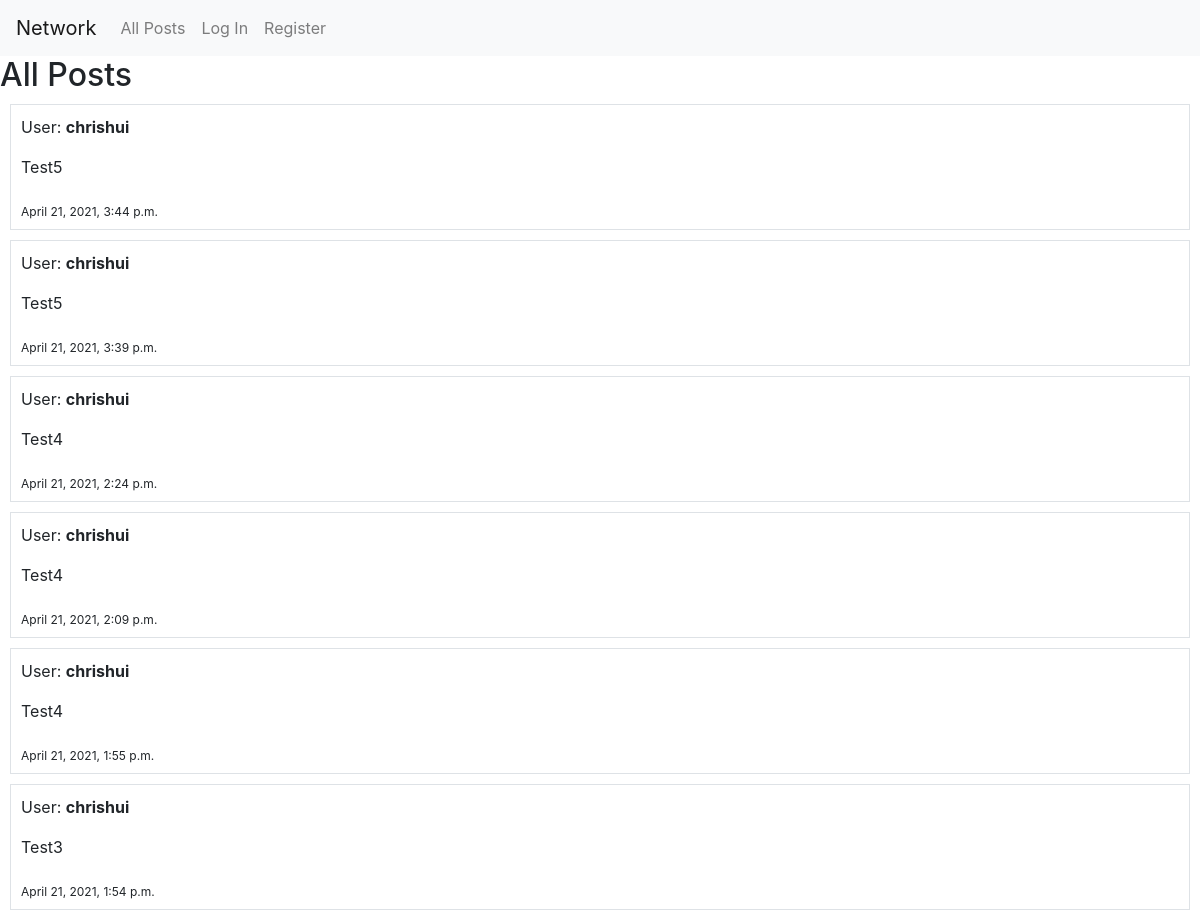
The app's page / (upper part), older data.
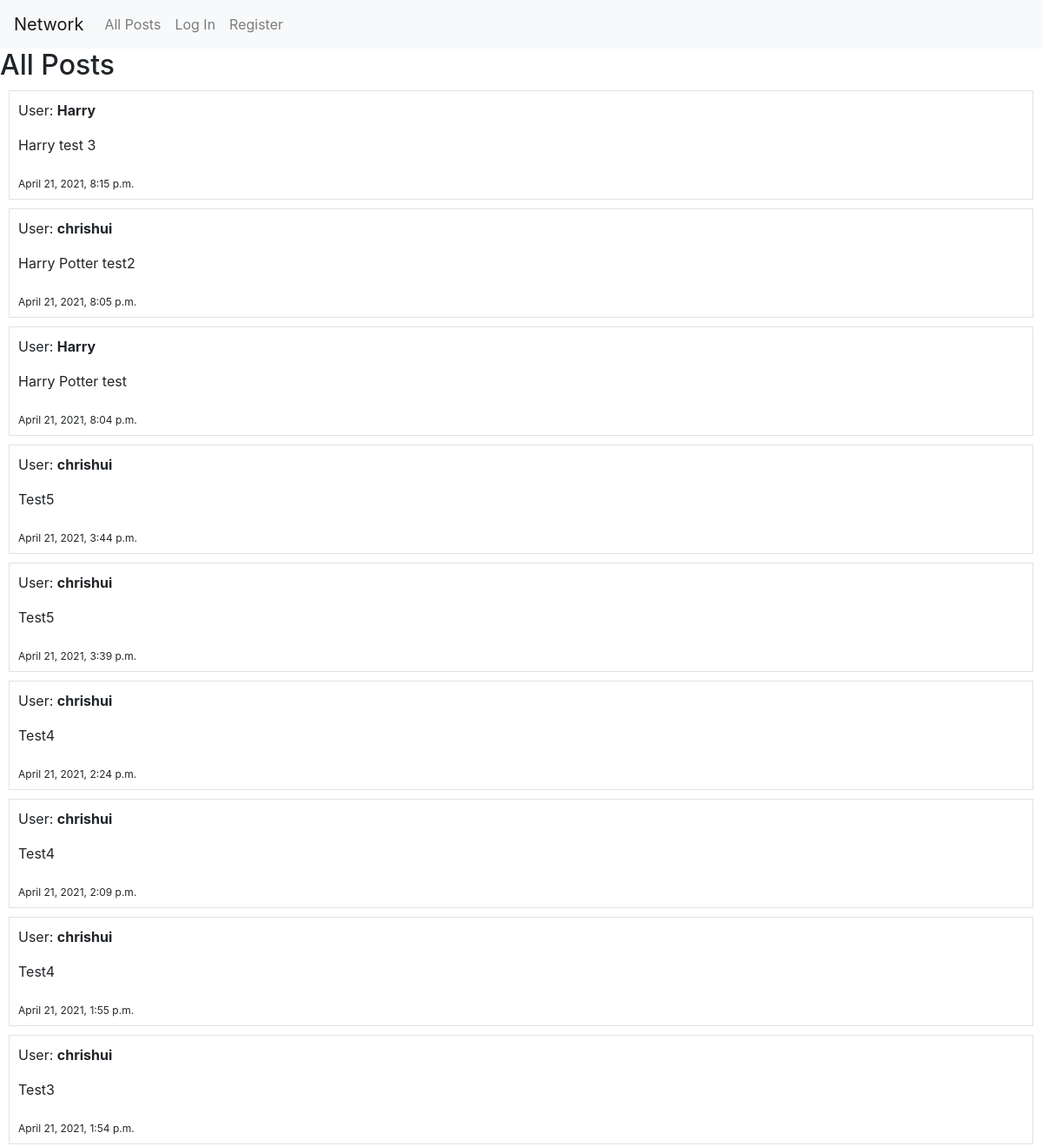
The same page, newer data.
### network/models.py (models this page shows, shortened)
class TimeStampMixin(models.Model):
    created_at = models.DateTimeField(auto_now_add=True)
    updated_at = models.DateTimeField(auto_now=True)
    class Meta:
        abstract = True

class Post(TimeStampMixin):
    user = models.ForeignKey(User, on_delete=models.CASCADE)
    content = models.CharField(max_length = 64)

class User(AbstractUser):
    pass

### network/views.py (the view, shortened to what this page needs)
# urls.py: path("", views.index, name="index"),
def index(request):
    posts_chronological = []
    for object in Post.objects.all():
        posts_chronological.insert(0,object)
    return render(request, "network/index.html", {
        "form": PostForm(),
        "posts": posts_chronological,
    })

### network/templates/network/index.html (shortened to what this page needs)
{% extends "network/layout.html" %}
{% block body %}
    <h2>All Posts</h2>
    {% for post in posts %}
      <div class="border" style="margin: 10px; padding: 10px;">
        <p>User:  <b> {{ post.user }} </b></p>
        <p> {{ post.content }} </p>
        <sub> {{ post.created_at }}</sub>
      </div>
    {% endfor %}
{% endblock %}

Row changes from the older to the newer data that the page shows:
added Post: user "Harry", content "Harry test 3", created_at "April 21, 2021, 8:15 p.m."
added Post: user "chrishui", content "Harry Potter test2", created_at "April 21, 2021, 8:05 p.m."
added Post: user "Harry", content "Harry Potter test", created_at "April 21, 2021, 8:04 p.m."
